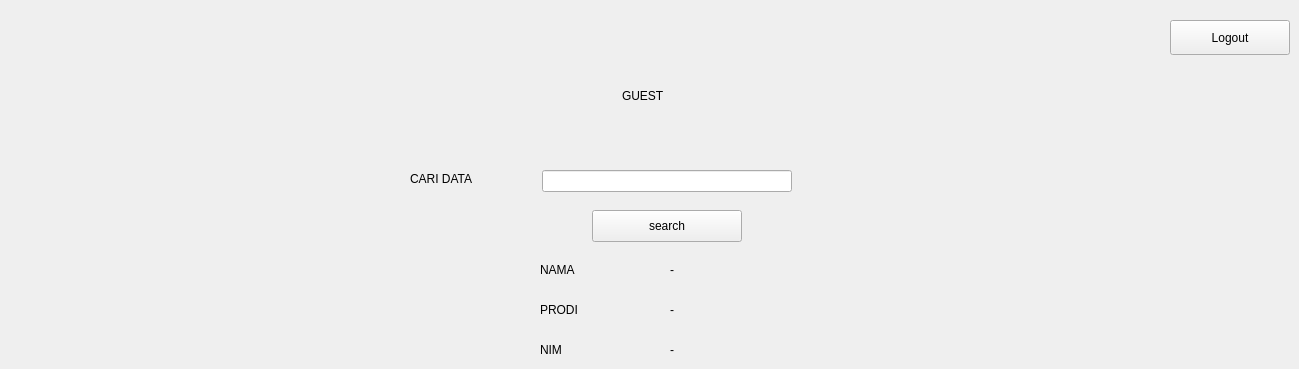
   <widget class="QWidget" name="guestpage">
    <widget class="TitleLabel" name="TitleLabel_2">
     <property name="geometry">
      <rect>
       <x>622</x>
       <y>80</y>
       <width>90</width>
       <height>31</height>
      </rect>
     </property>
     <property name="text">
      <string>GUEST</string>
     </property>
     <property name="lightColor" stdset="0">
      <color>
       <red>255</red>
       <green>255</green>
       <blue>255</blue>
      </color>
     </property>
    </widget>
    <widget class="QLineEdit" name="Ledit_NIM_g">
     <property name="geometry">
      <rect>
       <x>542</x>
       <y>170</y>
       <width>250</width>
       <height>22</height>
      </rect>
     </property>
    </widget>
    <widget class="PushButton" name="PushButton_2">
     <property name="geometry">
      <rect>
       <x>592</x>
       <y>210</y>
       <width>150</width>
       <height>32</height>
      </rect>
     </property>
     <property name="cursor">
      <cursorShape>PointingHandCursor</cursorShape>
     </property>
     <property name="styleSheet">
      <string notr="true">PushButton, ToolButton, ToggleButton, ToggleToolButton {
    color: black;
    background: rgba(255, 255, 255, 0.7);
    border: 1px solid rgba(0, 0, 0, 0.073);
    border-bottom: 1px solid rgba(0, 0, 0, 0.183);
    border-radius: 10px;
    /* font: 14px 'Segoe UI', 'Microsoft YaHei'; */
    padding: 5px 12px 6px 12px;
    outline: none;
}

ToolButton {
    padding: 5px 9px 6px 8px;
}

PushButton[hasIcon=false] {
    padding: 5px 12px 6px 12px;
}

PushButton[hasIcon=true] {
    padding: 5px 12px 6px 36px;
}

DropDownToolButton, PrimaryDropDownToolButton {
    padding: 5px 31px 6px 8px;
}

DropDownPushButton[hasIcon=false],
PrimaryDropDownPushButton[hasIcon=false] {
    padding: 5px 31px 6px 12px;
}

DropDownPushButton[hasIcon=true],
PrimaryDropDownPushButton[hasIcon=true] {
    padding: 5px 31px 6px 36px;
}

PushButton:hover, ToolButton:hover, ToggleButton:hover, ToggleToolButton:hover {
    background: rgba(249, 249, 249, 0.5);
}

PushButton:pressed, ToolButton:pressed, ToggleButton:pressed, ToggleToolButton:pressed {
    color: rgba(0, 0, 0, 0.63);
    background: rgba(249, 249, 249, 0.3);
    border-bottom: 1px solid rgba(0, 0, 0, 0.073);
}

PushButton:disabled, ToolButton:disabled, ToggleButton:disabled, ToggleToolButton:disabled {
    color: rgba(0, 0, 0, 0.36);
    background: rgba(249, 249, 249, 0.3);
    border: 1px solid rgba(0, 0, 0, 0.06);
    border-bottom: 1px solid rgba(0, 0, 0, 0.06);
}


PrimaryPushButton,
PrimaryToolButton,
ToggleButton:checked,
ToggleToolButton:checked {
    color: white;
    background-color: #009faa;
    border: 1px solid #00a7b3;
    border-bottom: 1px solid #007780;
}

PrimaryPushButton:hover,
PrimaryToolButton:hover,
ToggleButton:checked:hover,
ToggleToolButton:checked:hover {
    background-color: #00a7b3;
    border: 1px solid #2daab3;
    border-bottom: 1px solid #007780;
}

PrimaryPushButton:pressed,
PrimaryToolButton:pressed,
ToggleButton:checked:pressed,
ToggleToolButton:checked:pressed {
    color: rgba(255, 255, 255, 0.63);
    background-color: #3eabb3;
    border: 1px solid #3eabb3;
}

PrimaryPushButton:disabled,
PrimaryToolButton:disabled,
ToggleButton:checked:disabled,
ToggleToolButton:checked:disabled {
    color: rgba(255, 255, 255, 0.9);
    background-color: rgb(205, 205, 205);
    border: 1px solid rgb(205, 205, 205);
}

SplitDropButton,
PrimarySplitDropButton {
    border-left: none;
    border-top-left-radius: 0;
    border-bottom-left-radius: 0;
}

#splitPushButton,
#splitToolButton,
#primarySplitPushButton,
#primarySplitToolButton {
    border-top-right-radius: 0;
    border-bottom-right-radius: 0;
}

#splitPushButton:pressed,
#splitToolButton:pressed,
SplitDropButton:pressed {
    border-bottom: 1px solid rgba(0, 0, 0, 0.183);
}

PrimarySplitDropButton:pressed {
    border-bottom: 1px solid #007780;
}

#primarySplitPushButton, #primarySplitToolButton {
    border-right: 1px solid #3eabb3;
}

#primarySplitPushButton:pressed, #primarySplitToolButton:pressed {
    border-bottom: 1px solid #007780;
}

HyperlinkButton {
    /* font: 14px 'Segoe UI', 'Microsoft YaHei'; */
    padding: 6px 12px 6px 12px;
    color: #009faa;
    border: none;
    border-radius: 6px;
    background-color: transparent;
}

HyperlinkButton[hasIcon=false] {
    padding: 6px 12px 6px 12px;
}

HyperlinkButton[hasIcon=true] {
    padding: 6px 12px 6px 36px;
}

HyperlinkButton:hover {
    color: #009faa;
    background-color: rgba(0, 0, 0, 10);
    border: none;
}

HyperlinkButton:pressed {
    color: #009faa;
    background-color: rgba(0, 0, 0, 6);
    border: none;
}

HyperlinkButton:disabled {
    color: rgba(0, 0, 0, 0.43);
    background-color: transparent;
    border: none;
}


RadioButton {
    min-height: 24px;
    max-height: 24px;
    background-color: transparent;
    font: 14px 'Segoe UI', 'Microsoft YaHei', 'PingFang SC';
    color: black;
}

RadioButton::indicator {
    width: 18px;
    height: 18px;
    border-radius: 11px;
    border: 2px solid #999999;
    background-color: rgba(0, 0, 0, 5);
    margin-right: 4px;
}

RadioButton::indicator:hover {
    background-color: rgba(0, 0, 0, 0);
}

RadioButton::indicator:pressed {
    border: 2px solid #bbbbbb;
    background-color: qradialgradient(spread:pad, cx:0.5, cy:0.5, radius:0.5, fx:0.5, fy:0.5,
            stop:0 rgb(255, 255, 255),
            stop:0.5 rgb(255, 255, 255),
            stop:0.6 rgb(225, 224, 223),
            stop:1 rgb(225, 224, 223));
}

RadioButton::indicator:checked {
    height: 22px;
    width: 22px;
    border: none;
    border-radius: 11px;
    background-color: qradialgradient(spread:pad, cx:0.5, cy:0.5, radius:0.5, fx:0.5, fy:0.5,
            stop:0 rgb(255, 255, 255),
            stop:0.5 rgb(255, 255, 255),
            stop:0.6 #009faa,
            stop:1 #009faa);
}

RadioButton::indicator:checked:hover {
    background-color: qradialgradient(spread:pad, cx:0.5, cy:0.5, radius:0.5, fx:0.5, fy:0.5,
            stop:0 rgb(255, 255, 255),
            stop:0.6 rgb(255, 255, 255),
            stop:0.7 #009faa,
            stop:1 #009faa);
}

RadioButton::indicator:checked:pressed {
    background-color: qradialgradient(spread:pad, cx:0.5, cy:0.5, radius:0.5, fx:0.5, fy:0.5,
            stop:0 rgb(255, 255, 255),
            stop:0.5 rgb(255, 255, 255),
            stop:0.6 #009faa,
            stop:1 #009faa);
}

RadioButton:disabled {
    color: rgba(0, 0, 0, 110);
}

RadioButton::indicator:disabled {
    border: 2px solid #bbbbbb;
    background-color: transparent;
}

RadioButton::indicator:disabled:checked {
    border: none;
    background-color: qradialgradient(spread:pad, cx:0.5, cy:0.5, radius:0.5, fx:0.5, fy:0.5,
            stop:0 rgb(255, 255, 255),
            stop:0.5 rgb(255, 255, 255),
            stop:0.6 rgba(0, 0, 0, 0.2169),
            stop:1 rgba(0, 0, 0, 0.2169));
}

TransparentToolButton,
TransparentToggleToolButton,
TransparentDropDownToolButton,
TransparentPushButton,
TransparentDropDownPushButton,
TransparentTogglePushButton {
    background-color: transparent;
    border: none;
    border-radius: 5px;
    margin: 0;
}

TransparentToolButton:hover,
TransparentToggleToolButton:hover,
TransparentDropDownToolButton:hover,
TransparentPushButton:hover,
TransparentDropDownPushButton:hover,
TransparentTogglePushButton:hover {
    background-color: rgba(0, 0, 0, 9);
    border: none;
}

TransparentToolButton:pressed,
TransparentToggleToolButton:pressed,
TransparentDropDownToolButton:pressed,
TransparentPushButton:pressed,
TransparentDropDownPushButton:pressed,
TransparentTogglePushButton:pressed {
    background-color: rgba(0, 0, 0, 6);
    border: none;
}

TransparentToolButton:disabled,
TransparentToggleToolButton:disabled,
TransparentDropDownToolButton:disabled,
TransprentPushButton:disabled,
TransparentDropDownPushButton:disabled,
TransprentTogglePushButton:disabled {
    background-color: transparent;
    border: none;
}


PillPushButton,
PillPushButton:hover,
PillPushButton:pressed,
PillPushButton:disabled,
PillPushButton:checked,
PillPushButton:checked:hover,
PillPushButton:checked:pressed,
PillPushButton:disabled:checked,
PillToolButton,
PillToolButton:hover,
PillToolButton:pressed,
PillToolButton:disabled,
PillToolButton:checked,
PillToolButton:checked:hover,
PillToolButton:checked:pressed,
PillToolButton:disabled:checked {
    background-color: transparent;
    border: none;
}
</string>
     </property>
     <property name="text">
      <string>search</string>
     </property>
    </widget>
    <widget class="SubtitleLabel" name="SubtitleLabel">
     <property name="geometry">
      <rect>
       <x>410</x>
       <y>165</y>
       <width>101</width>
       <height>27</height>
      </rect>
     </property>
     <property name="text">
      <string>CARI DATA</string>
     </property>
     <property name="lightColor" stdset="0">
      <color>
       <red>255</red>
       <green>255</green>
       <blue>255</blue>
      </color>
     </property>
    </widget>
    <widget class="PushButton" name="btn_logout2">
     <property name="geometry">
      <rect>
       <x>1170</x>
       <y>20</y>
       <width>120</width>
       <height>35</height>
      </rect>
     </property>
     <property name="cursor">
      <cursorShape>PointingHandCursor</cursorShape>
     </property>
     <property name="styleSheet">
      <string notr="true">PushButton, ToolButton, ToggleButton, ToggleToolButton {
    color: black; 
	background-color: rgb(255, 255, 255);
    border: 1px solid rgba(0, 0, 0, 0.073);
    border-bottom: 1px solid rgba(0, 0, 0, 0.183);
    border-radius: 10px;
    /* font: 14px 'Segoe UI', 'Microsoft YaHei'; */
    padding: 5px 12px 6px 12px;
    outline: none;
}

ToolButton {
    padding: 5px 9px 6px 8px;
}

PushButton[hasIcon=false] {
    padding: 5px 12px 6px 12px;
}

PushButton[hasIcon=true] {
    padding: 5px 12px 6px 36px;
}

DropDownToolButton, PrimaryDropDownToolButton {
    padding: 5px 31px 6px 8px;
}

DropDownPushButton[hasIcon=false],
PrimaryDropDownPushButton[hasIcon=false] {
    padding: 5px 31px 6px 12px;
}

DropDownPushButton[hasIcon=true],
PrimaryDropDownPushButton[hasIcon=true] {
    padding: 5px 31px 6px 36px;
}

PushButton:hover, ToolButton:hover, ToggleButton:hover, ToggleToolButton:hover {
    background: rgba(249, 249, 249, 0.5);
}

PushButton:pressed, ToolButton:pressed, ToggleButton:pressed, ToggleToolButton:pressed {
    color: rgba(0, 0, 0, 0.63);
    background: rgba(249, 249, 249, 0.3);
    border-bottom: 1px solid rgba(0, 0, 0, 0.073);
}

PushButton:disabled, ToolButton:disabled, ToggleButton:disabled, ToggleToolButton:disabled {
    color: rgba(0, 0, 0, 0.36);
    background: rgba(249, 249, 249, 0.3);
    border: 1px solid rgba(0, 0, 0, 0.06);
    border-bottom: 1px solid rgba(0, 0, 0, 0.06);
}


PrimaryPushButton,
PrimaryToolButton,
ToggleButton:checked,
ToggleToolButton:checked {
    color: white;
    background-color: #009faa;
    border: 1px solid #00a7b3;
    border-bottom: 1px solid #007780;
}

PrimaryPushButton:hover,
PrimaryToolButton:hover,
ToggleButton:checked:hover,
ToggleToolButton:checked:hover {
    background-color: #00a7b3;
    border: 1px solid #2daab3;
    border-bottom: 1px solid #007780;
}

PrimaryPushButton:pressed,
PrimaryToolButton:pressed,
ToggleButton:checked:pressed,
ToggleToolButton:checked:pressed {
    color: rgba(255, 255, 255, 0.63);
    background-color: #3eabb3;
    border: 1px solid #3eabb3;
}

PrimaryPushButton:disabled,
PrimaryToolButton:disabled,
ToggleButton:checked:disabled,
ToggleToolButton:checked:disabled {
    color: rgba(255, 255, 255, 0.9);
    background-color: rgb(205, 205, 205);
    border: 1px solid rgb(205, 205, 205);
}

SplitDropButton,
PrimarySplitDropButton {
    border-left: none;
    border-top-left-radius: 0;
    border-bottom-left-radius: 0;
}

#splitPushButton,
#splitToolButton,
#primarySplitPushButton,
#primarySplitToolButton {
    border-top-right-radius: 0;
    border-bottom-right-radius: 0;
}

#splitPushButton:pressed,
#splitToolButton:pressed,
SplitDropButton:pressed {
    border-bottom: 1px solid rgba(0, 0, 0, 0.183);
}

PrimarySplitDropButton:pressed {
    border-bottom: 1px solid #007780;
}

#primarySplitPushButton, #primarySplitToolButton {
    border-right: 1px solid #3eabb3;
}

#primarySplitPushButton:pressed, #primarySplitToolButton:pressed {
    border-bottom: 1px solid #007780;
}

HyperlinkButton {
    /* font: 14px 'Segoe UI', 'Microsoft YaHei'; */
    padding: 6px 12px 6px 12px;
    color: #009faa;
    border: none;
    border-radius: 6px;
    background-color: transparent;
}

HyperlinkButton[hasIcon=false] {
    padding: 6px 12px 6px 12px;
}

HyperlinkButton[hasIcon=true] {
    padding: 6px 12px 6px 36px;
}

HyperlinkButton:hover {
    color: #009faa;
    background-color: rgba(0, 0, 0, 10);
    border: none;
}

HyperlinkButton:pressed {
    color: #009faa;
    background-color: rgba(0, 0, 0, 6);
    border: none;
}

HyperlinkButton:disabled {
    color: rgba(0, 0, 0, 0.43);
    background-color: transparent;
    border: none;
}


RadioButton {
    min-height: 24px;
    max-height: 24px;
    background-color: transparent;
    font: 14px 'Segoe UI', 'Microsoft YaHei', 'PingFang SC';
    color: black;
}

RadioButton::indicator {
    width: 18px;
    height: 18px;
    border-radius: 11px;
    border: 2px solid #999999;
    background-color: rgba(0, 0, 0, 5);
    margin-right: 4px;
}

RadioButton::indicator:hover {
    background-color: rgba(0, 0, 0, 0);
}

RadioButton::indicator:pressed {
    border: 2px solid #bbbbbb;
    background-color: qradialgradient(spread:pad, cx:0.5, cy:0.5, radius:0.5, fx:0.5, fy:0.5,
            stop:0 rgb(255, 255, 255),
            stop:0.5 rgb(255, 255, 255),
            stop:0.6 rgb(225, 224, 223),
            stop:1 rgb(225, 224, 223));
}

RadioButton::indicator:checked {
    height: 22px;
    width: 22px;
    border: none;
    border-radius: 11px;
    background-color: qradialgradient(spread:pad, cx:0.5, cy:0.5, radius:0.5, fx:0.5, fy:0.5,
            stop:0 rgb(255, 255, 255),
            stop:0.5 rgb(255, 255, 255),
            stop:0.6 #009faa,
            stop:1 #009faa);
}

RadioButton::indicator:checked:hover {
    background-color: qradialgradient(spread:pad, cx:0.5, cy:0.5, radius:0.5, fx:0.5, fy:0.5,
            stop:0 rgb(255, 255, 255),
            stop:0.6 rgb(255, 255, 255),
            stop:0.7 #009faa,
            stop:1 #009faa);
}

RadioButton::indicator:checked:pressed {
    background-color: qradialgradient(spread:pad, cx:0.5, cy:0.5, radius:0.5, fx:0.5, fy:0.5,
            stop:0 rgb(255, 255, 255),
            stop:0.5 rgb(255, 255, 255),
            stop:0.6 #009faa,
            stop:1 #009faa);
}

RadioButton:disabled {
    color: rgba(0, 0, 0, 110);
}

RadioButton::indicator:disabled {
    border: 2px solid #bbbbbb;
    background-color: transparent;
}

RadioButton::indicator:disabled:checked {
    border: none;
    background-color: qradialgradient(spread:pad, cx:0.5, cy:0.5, radius:0.5, fx:0.5, fy:0.5,
            stop:0 rgb(255, 255, 255),
            stop:0.5 rgb(255, 255, 255),
            stop:0.6 rgba(0, 0, 0, 0.2169),
            stop:1 rgba(0, 0, 0, 0.2169));
}

TransparentToolButton,
TransparentToggleToolButton,
TransparentDropDownToolButton,
TransparentPushButton,
TransparentDropDownPushButton,
TransparentTogglePushButton {
    background-color: transparent;
    border: none;
    border-radius: 5px;
    margin: 0;
}

TransparentToolButton:hover,
TransparentToggleToolButton:hover,
TransparentDropDownToolButton:hover,
TransparentPushButton:hover,
TransparentDropDownPushButton:hover,
TransparentTogglePushButton:hover {
    background-color: rgba(0, 0, 0, 9);
    border: none;
}

TransparentToolButton:pressed,
TransparentToggleToolButton:pressed,
TransparentDropDownToolButton:pressed,
TransparentPushButton:pressed,
TransparentDropDownPushButton:pressed,
TransparentTogglePushButton:pressed {
    background-color: rgba(0, 0, 0, 6);
    border: none;
}

TransparentToolButton:disabled,
TransparentToggleToolButton:disabled,
TransparentDropDownToolButton:disabled,
TransprentPushButton:disabled,
TransparentDropDownPushButton:disabled,
TransprentTogglePushButton:disabled {
    background-color: transparent;
    border: none;
}


PillPushButton,
PillPushButton:hover,
PillPushButton:pressed,
PillPushButton:disabled,
PillPushButton:checked,
PillPushButton:checked:hover,
PillPushButton:checked:pressed,
PillPushButton:disabled:checked,
PillToolButton,
PillToolButton:hover,
PillToolButton:pressed,
PillToolButton:disabled,
PillToolButton:checked,
PillToolButton:checked:hover,
PillToolButton:checked:pressed,
PillToolButton:disabled:checked {
    background-color: transparent;
    border: none;
}
</string>
     </property>
     <property name="text">
      <string>Logout</string>
     </property>
     <property name="iconSize">
      <size>
       <width>10</width>
       <height>10</height>
      </size>
     </property>
    </widget>
    <widget class="BodyLabel" name="BodyLabel_3">
     <property name="geometry">
      <rect>
       <x>540</x>
       <y>260</y>
       <width>51</width>
       <height>20</height>
      </rect>
     </property>
     <property name="text">
      <string>NAMA</string>
     </property>
     <property name="lightColor" stdset="0">
      <color>
       <red>255</red>
       <green>255</green>
       <blue>255</blue>
      </color>
     </property>
     <property name="pixelFontSize" stdset="0">
      <number>16</number>
     </property>
    </widget>
    <widget class="BodyLabel" name="BodyLabel_4">
     <property name="geometry">
      <rect>
       <x>540</x>
       <y>300</y>
       <width>51</width>
       <height>20</height>
      </rect>
     </property>
     <property name="text">
      <string>PRODI</string>
     </property>
     <property name="lightColor" stdset="0">
      <color>
       <red>255</red>
       <green>255</green>
       <blue>255</blue>
      </color>
     </property>
     <property name="pixelFontSize" stdset="0">
      <number>16</number>
     </property>
    </widget>
    <widget class="BodyLabel" name="BodyLabel_5">
     <property name="geometry">
      <rect>
       <x>540</x>
       <y>340</y>
       <width>41</width>
       <height>20</height>
      </rect>
     </property>
     <property name="text">
      <string>NIM</string>
     </property>
     <property name="lightColor" stdset="0">
      <color>
       <red>255</red>
       <green>255</green>
       <blue>255</blue>
      </color>
     </property>
     <property name="pixelFontSize" stdset="0">
      <number>16</number>
     </property>
    </widget>
    <widget class="BodyLabel" name="nama_g">
     <property name="geometry">
      <rect>
       <x>670</x>
       <y>260</y>
       <width>471</width>
       <height>19</height>
      </rect>
     </property>
     <property name="text">
      <string>-</string>
     </property>
     <property name="lightColor" stdset="0">
      <color>
       <red>255</red>
       <green>255</green>
       <blue>255</blue>
      </color>
     </property>
     <property name="pixelFontSize" stdset="0">
      <number>16</number>
     </property>
    </widget>
    <widget class="BodyLabel" name="prodi_g">
     <property name="geometry">
      <rect>
       <x>670</x>
       <y>300</y>
       <width>471</width>
       <height>19</height>
      </rect>
     </property>
     <property name="text">
      <string>-</string>
     </property>
     <property name="lightColor" stdset="0">
      <color>
       <red>255</red>
       <green>255</green>
       <blue>255</blue>
      </color>
     </property>
     <property name="pixelFontSize" stdset="0">
      <number>16</number>
     </property>
    </widget>
    <widget class="BodyLabel" name="nim_g">
     <property name="geometry">
      <rect>
       <x>670</x>
       <y>340</y>
       <width>471</width>
       <height>19</height>
      </rect>
     </property>
     <property name="text">
      <string>-</string>
     </property>
     <property name="lightColor" stdset="0">
      <color>
       <red>255</red>
       <green>255</green>
       <blue>255</blue>
      </color>
     </property>
     <property name="pixelFontSize" stdset="0">
      <number>16</number>
     </property>
    </widget>
    <widget class="ImageLabel" name="Gu">
     <property name="geometry">
      <rect>
       <x>0</x>
       <y>0</y>
       <width>72</width>
       <height>72</height>
      </rect>
     </property>
    </widget>
    <zorder>Gu</zorder>
    <zorder>TitleLabel_2</zorder>
    <zorder>Ledit_NIM_g</zorder>
    <zorder>PushButton_2</zorder>
    <zorder>SubtitleLabel</zorder>
    <zorder>btn_logout2</zorder>
    <zorder>BodyLabel_3</zorder>
    <zorder>BodyLabel_4</zorder>
    <zorder>BodyLabel_5</zorder>
    <zorder>nama_g</zorder>
    <zorder>prodi_g</zorder>
    <zorder>nim_g</zorder>
   </widget>
